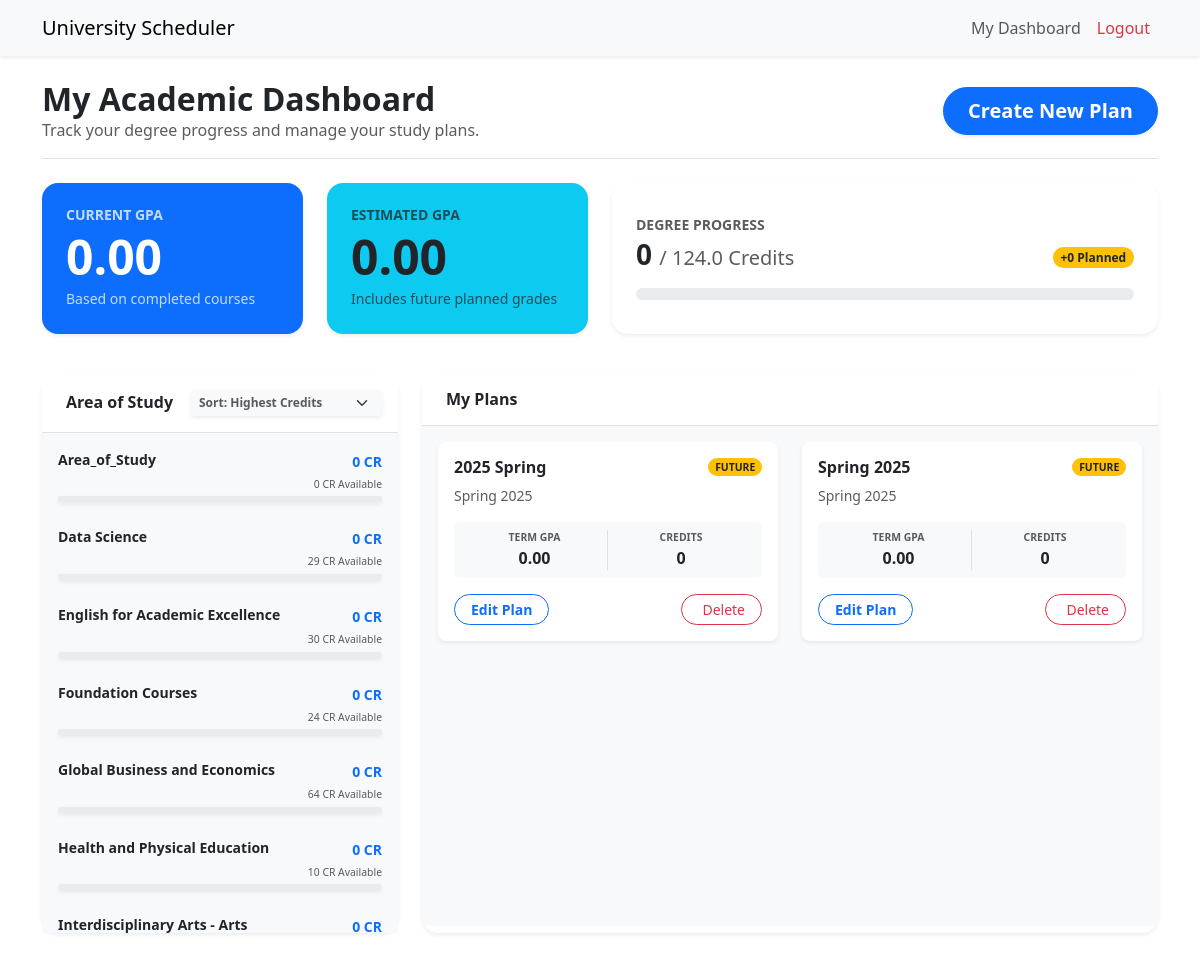
The app's page /dashboard (signed in) with its own data.
### tables this page shows
CREATE TABLE subject_areas (
                                id INTEGER PRIMARY KEY AUTOINCREMENT,
                                name TEXT UNIQUE NOT NULL
                            , is_major INTEGER NOT NULL DEFAULT 0, min_depth_credits INTEGER DEFAULT 0);

CREATE TABLE schedules (
                id INTEGER PRIMARY KEY AUTOINCREMENT,
                user_id INTEGER NOT NULL,
                schedule_name TEXT NOT NULL,
                year INTEGER NOT NULL,
                semester TEXT NOT NULL, schedule_type TEXT NOT NULL DEFAULT 'future',
                FOREIGN KEY (user_id) REFERENCES users (id)
            );

### Routes/schedule_routes.py (the view)
@schedule_bp.route('/dashboard')
@login_required
def user_dashboard():
    conn = get_db_connection()
    schedules_raw = conn.execute('''
        SELECT * FROM schedules
        WHERE user_id = ?
        ORDER BY year DESC, semester DESC
    ''', (current_user.id,)).fetchall()
    tables = get_course_data_tables()
    schedules_data = []
    past_courses = []
    future_courses = []
    area_credits = {}
    if tables:
        table_union = " UNION ".join([f'SELECT "Course_Number", "Credits", "Area_of_Study" FROM "{t}"' for t in tables])
        raw_catalog_courses = conn.execute(f'''
            SELECT "Course_Number", "Credits", "Area_of_Study"
            FROM ({table_union})
            WHERE "Area_of_Study" IS NOT NULL AND "Area_of_Study" != ''
        ''').fetchall()
        unique_courses_per_area = {}
        for row in raw_catalog_courses:
            area = row['Area_of_Study'].strip()
            raw_code = row['Course_Number']
            try:
                credits = float(row['Credits'] or 0)
            except (ValueError, TypeError):
                credits = 0.0
            base_code = re.sub(r'-(S\d+|Sp|Fa|V\d+).*', '', raw_code, flags=re.IGNORECASE).strip().upper()
            if area not in unique_courses_per_area:
                unique_courses_per_area[area] = {}
            unique_courses_per_area[area][base_code] = credits
        for area, unique_courses in unique_courses_per_area.items():
            total_available = sum(unique_courses.values())
            area_credits[area] = {'obtained': 0, 'required': 0, 'available': total_available}
        subject_areas = conn.execute('SELECT name, min_depth_credits FROM subject_areas').fetchall()
        for sa in subject_areas:
            name = sa['name'].strip()
            if name in area_credits:
                area_credits[name]['required'] = float(sa['min_depth_credits'] or 0)
            else:
                area_credits[name] = {'obtained': 0, 'required': float(sa['min_depth_credits'] or 0), 'available': 0}
        for sched in schedules_raw:
            sched_dict = dict(sched)
            course_list = []
            try:
                courses = conn.execute(f'''
                    SELECT sc.grade, c."Credits", c."Area_of_Study", c."Course_Number"
                    FROM schedule_courses sc
                    JOIN ({table_union}) c ON sc.course_number = c."Course_Number"
                    WHERE sc.schedule_id = ?
                ''', (sched['id'],)).fetchall()
                course_list = [dict(c) for c in courses]
            except sqlite3.OperationalError as e:
                print(f"Database error while fetching courses for schedule {sched['id']}: {e}")
            sched_dict['gpa'] = calculate_gpa(course_list)
            sched_dict['credits'] = sum(float(c.get('Credits') or 0) for c in course_list)
            sched_dict['course_count'] = len(course_list)
            if sched['schedule_type'] == 'past':
                past_courses.extend(course_list)
                for c in course_list:
                    grade = c.get('grade')
                    if grade and grade.upper() not in ['F', '']:
                        area = c.get('Area_of_Study')
                        if area:
                            area = area.strip()
                            if area not in area_credits:
                                area_credits[area] = {'obtained': 0, 'required': 0, 'available': 0}
                            area_credits[area]['obtained'] += float(c.get('Credits') or 0)
            else:
                future_courses.extend(course_list)
            schedules_data.append(sched_dict)
    overall_gpa = calculate_gpa(past_courses)
    estimated_overall_gpa = calculate_gpa(past_courses + future_courses)
    total_obtained_credits = sum(float(c.get('Credits') or 0) for c in past_courses if c.get('grade') and c.get('grade').upper() not in ['F', ''])
    total_future_credits = sum(float(c.get('Credits') or 0) for c in future_courses)
    try:
        graduation_credits = float(get_app_setting('graduation_credits') or 124)
    except (ValueError, TypeError):
        graduation_credits = 124.0
    conn.close()
    sorted_area_credits = dict(sorted(area_credits.items(), key=lambda item: (-item[1]['obtained'], item[0])))
    return render_template('Student/dashboard.html',
                           schedules=schedules_data,
                           overall_gpa=overall_gpa,
                           estimated_overall_gpa=estimated_overall_gpa,
                           total_obtained_credits=total_obtained_credits,
                           total_future_credits=total_future_credits,
                           graduation_credits=graduation_credits,
                           area_credits=sorted_area_credits)

### templates/Student/dashboard.html (shortened to what this page needs)
{% extends "Layouts/student_base.html" %}
{% block content %}
<div class="d-flex justify-content-between align-items-center mb-4 mt-3 pb-3 border-bottom">
    <div>
        <h2 class="mb-0 fw-bold">My Academic Dashboard</h2>
        <p class="text-muted mb-0">Track your degree progress and manage your study plans.</p>
    </div>
    <a href="{{ url_for('auth.choose_schedule_type') }}" class="btn btn-primary btn-lg shadow-sm fw-bold px-4 rounded-pill">
         Create New Plan
    </a>
</div>
<div class="row mb-4">
    <div class="col-lg-3 col-md-6 mb-3">
        <div class="card shadow-sm h-100 border-0 bg-primary text-white rounded-4 position-relative overflow-hidden">
            <div class="card-body p-4">
                <h6 class="text-uppercase tracking-widest opacity-75 mb-1 small fw-bold">Current GPA</h6>
                <h2 class="display-5 fw-bold mb-0">{{ "%.2f"|format(overall_gpa) }}</h2>
                <small class="opacity-75">Based on completed courses</small>
            </div>
        </div>
    </div>
    <div class="col-lg-3 col-md-6 mb-3">
        <div class="card shadow-sm h-100 border-0 bg-info text-dark rounded-4 position-relative overflow-hidden">
            <div class="card-body p-4">
                <h6 class="text-uppercase tracking-widest opacity-75 mb-1 small fw-bold">Estimated GPA</h6>
                <h2 class="display-5 fw-bold mb-0">{{ "%.2f"|format(estimated_overall_gpa) }}</h2>
                <small class="opacity-75">Includes future planned grades</small>
            </div>
        </div>
    </div>
    <div class="col-lg-6 col-md-12 mb-3">
        <div class="card shadow-sm h-100 border-0 bg-white rounded-4">
            <div class="card-body p-4 d-flex flex-column justify-content-center">
                <div class="d-flex justify-content-between align-items-end mb-2">
                    <div>
                        <h6 class="text-uppercase tracking-widest text-muted mb-1 small fw-bold">Degree Progress</h6>
                        <h3 class="fw-bold mb-0 text-dark">{{ total_obtained_credits }} <span class="text-muted fs-5 fw-normal">/ {{ graduation_credits }} Credits</span></h3>
                    </div>
                    <div class="text-end">
                        <span class="badge bg-warning text-dark rounded-pill mb-1">+{{ total_future_credits }} Planned</span>
                    </div>
                </div>
                {% set progress_percent = (total_obtained_credits / graduation_credits * 100) if graduation_credits > 0 else 0 %}
                {% set planned_percent = (total_future_credits / graduation_credits * 100) if graduation_credits > 0 else 0 %}
                <div class="progress rounded-pill mt-2" style="height: 12px; background-color: #e9ecef;">
                </div>
            </div>
        </div>
    </div>
</div>
<div class="row">
    <div class="col-lg-4 mb-4">
        <div class="card shadow-sm border-0 rounded-4 h-100">
            <div class="card-header bg-white border-bottom py-3 d-flex justify-content-between align-items-center">
                <h6 class="mb-0 fw-bold"><i class="bi bi-pie-chart-fill text-primary pe-2"></i> Area of Study</h6>
                <select id="areaSortSelect" class="form-select form-select-sm border-0 bg-light text-muted fw-bold shadow-sm" style="width: auto; font-size: 0.75rem;">
                    <option value="credits">Sort: Highest Credits</option>
                </select>
            </div>
            <div class="card-body bg-light custom-scroll" style="max-height: 500px; overflow-y: auto;">
                {% if area_credits %}
                    <div id="areaListContainer">
                        {% for area, data in area_credits.items() %}
                            {% set req = data.required|float %}
                            {% set obt = data.obtained|float %}
                            {% set avail = data.available|float %}
                            {% set max_val = req if req > 0 else avail %}
                            {% set pct = (obt / max_val * 100) if max_val > 0 else 0 %}
                            <div class="mb-4 area-item" data-name="{{ area }}" data-obtained="{{ obt }}" data-progress="{{ pct }}">
                                <div class="d-flex justify-content-between align-items-start mb-1">
                                    <span class="fw-bold small text-dark text-truncate pe-2" title="{{ area }}">{{ area }}</span>
                                    <div class="text-end">
                                        <span class="small fw-bold {{ 'text-success' if req > 0 and obt >= req else 'text-primary' }}">
                                            {{ obt|int if obt % 1 == 0 else obt }}
                                            {% if req > 0 %} / {{ req|int if req % 1 == 0 else req }} Req {% else %} CR {% endif %}
                                        </span>
                                        <span class="d-block text-muted mt-1" style="font-size: 0.65rem;">{{ avail|int if avail % 1 == 0 else avail }} CR Available</span>
                                    </div>
                                </div>
                                <div class="progress rounded-pill shadow-sm" style="height: 6px;">
                                </div>
                            </div>
                        {% endfor %}
                    </div>
                {% else %}
                    <p class="text-muted small text-center mt-4">No course data available yet.</p>
                {% endif %}
            </div>
        </div>
    </div>
    <div class="col-lg-8 mb-4">
        <div class="card shadow-sm border-0 rounded-4 h-100">
            <div class="card-header bg-white border-bottom py-3 d-flex justify-content-between align-items-center">
                <h6 class="mb-0 fw-bold"><i class="bi bi-collection-fill text-primary pe-2"></i> My Plans</h6>
            </div>
            <div class="card-body p-3 bg-light custom-scroll" style="max-height: 500px; overflow-y: auto;">
                <div class="row">
                    {% for sched in schedules %}
                    <div class="col-md-6 mb-3">
                        <div class="card border-0 shadow-sm h-100 rounded-3 hover-shadow transition-all">
                            <div class="card-body p-3">
                                <div class="d-flex justify-content-between align-items-start mb-2">
                                    <h6 class="fw-bold text-dark mb-0 text-truncate">{{ sched.schedule_name }}</h6>
                                    <span class="badge {{ 'bg-secondary' if sched.schedule_type == 'past' else 'bg-warning text-dark' }} rounded-pill" style="font-size: 0.65rem;">
                                        {{ sched.schedule_type | upper }}
                                    </span>
                                </div>
                                <p class="small text-muted mb-3"> {{ sched.semester }} {{ sched.year }}</p>
                                <div class="d-flex justify-content-between align-items-center bg-light p-2 rounded mb-3">
                                    <div class="text-center w-50 border-end">
                                        <div class="small text-muted fw-bold" style="font-size: 0.65rem; text-transform: uppercase;">Term GPA</div>
                                        <div class="fw-bold text-dark">{{ "%.2f"|format(sched.gpa) }}</div>
                                    </div>
                                    <div class="text-center w-50">
                                        <div class="small text-muted fw-bold" style="font-size: 0.65rem; text-transform: uppercase;">Credits</div>
                                        <div class="fw-bold text-dark">{{ sched.credits }}</div>
                                    </div>
                                </div>
                                <div class="d-flex justify-content-between mt-auto">
                                    <a href="{{ url_for('student.edit_schedule', schedule_id=sched.id) }}" class="btn btn-sm btn-outline-primary fw-bold rounded-pill px-3">
                                        Edit Plan
                                    </a>
                                    <form action="{{ url_for('schedule.delete_schedule', schedule_id=sched.id) }}" method="POST" onsubmit="return confirm('Are you sure you want to delete this plan?');">
                                        <button type="submit" class="btn btn-sm btn-outline-danger rounded-pill px-3">
                                            <i class="bi bi-trash3-fill pe-1"></i> Delete
                                        </button>
                                    </form>
                                </div>
                            </div>
                        </div>
                    </div>
                    {% endfor %}
                </div>
            </div>
        </div>
    </div>
</div>
{% endblock %}

### templates/Layouts/student_base.html (shortened to what this page needs)
<!DOCTYPE html>
<html lang="en">
<head>
    <link href="https://cdn.jsdelivr.net/npm/bootstrap@5.3.0/dist/css/bootstrap.min.css" rel="stylesheet">
    <link rel="stylesheet" href="{{ url_for('static', filename='css/student.css') }}">
</head>
<body>
    <nav class="navbar navbar-expand-lg navbar-light bg-light mb-4 shadow-sm">
        <div class="container">
            <a class="navbar-brand" href="{{ url_for('auth.home') }}">University Scheduler</a>
            <div class="collapse navbar-collapse">
                <ul class="navbar-nav ms-auto">
                    {% if current_user.is_authenticated %}
                        <li class="nav-item"><a class="nav-link" href="{{ url_for('schedule.user_dashboard') }}">My Dashboard</a></li>
                        <li class="nav-item"><a class="nav-link text-danger" href="{{ url_for('auth.logout') }}">Logout</a></li>
                    {% else %}
                        <li class="nav-item"><a class="nav-link" href="{{ url_for('auth.login') }}">Login</a></li>
                        <li class="nav-item"><a class="nav-link" href="{{ url_for('auth.register') }}">Register</a></li>
                    {% endif %}
                </ul>
            </div>
        </div>
    </nav>
    <div class="container">
        {% block content %}{% endblock %}
    </div>
</body>
</html>

### records on screen
subject_areas: name "Data Science", obt|intifobt%1==0elseobt "0", avail "29"
subject_areas: name "English for Academic Excellence", obt "0", avail "30"
subject_areas: name "Foundation Courses", obt "0", avail "24"
subject_areas: name "Global Business and Economics", obt|intifobt%1==0elseobt "0", avail "64"
subject_areas: name "Health and Physical Education", obt "0", avail "10"
subject_areas: name "Interdisciplinary Arts - Arts", obt|intifobt%1==0elseobt "0"
schedules: schedule_name "2025 Spring", schedule_type "FUTURE", semester "Spring", year "2025", gpa "0.00", credits "0"
schedules: schedule_name "Spring 2025", schedule_type "FUTURE", semester "Spring", year "2025", gpa "0.00", credits "0"

### other values on screen
{{ "%.2f"|format(overall_gpa) }} "0.00"
{{ "%.2f"|format(estimated_overall_gpa) }} "0.00"
{{ total_obtained_credits }} "0"
{{ graduation_credits }} "124.0"
{{ total_future_credits }} "0"
{{ area }} "Area_of_Study"
{{ obt|int if obt % 1 == 0 else obt }} "0"
{{ avail|int if avail % 1 == 0 else avail }} "0"
